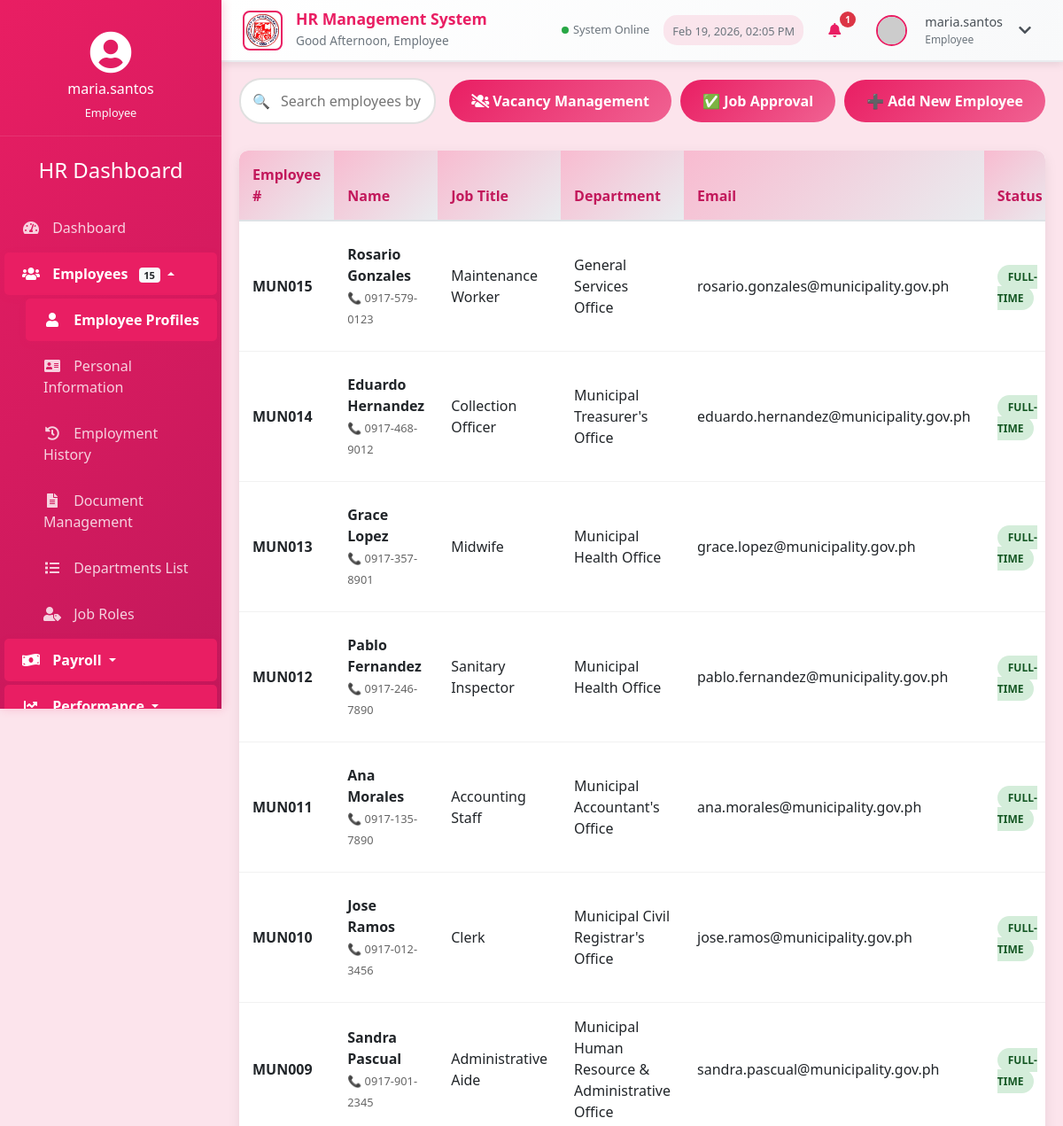
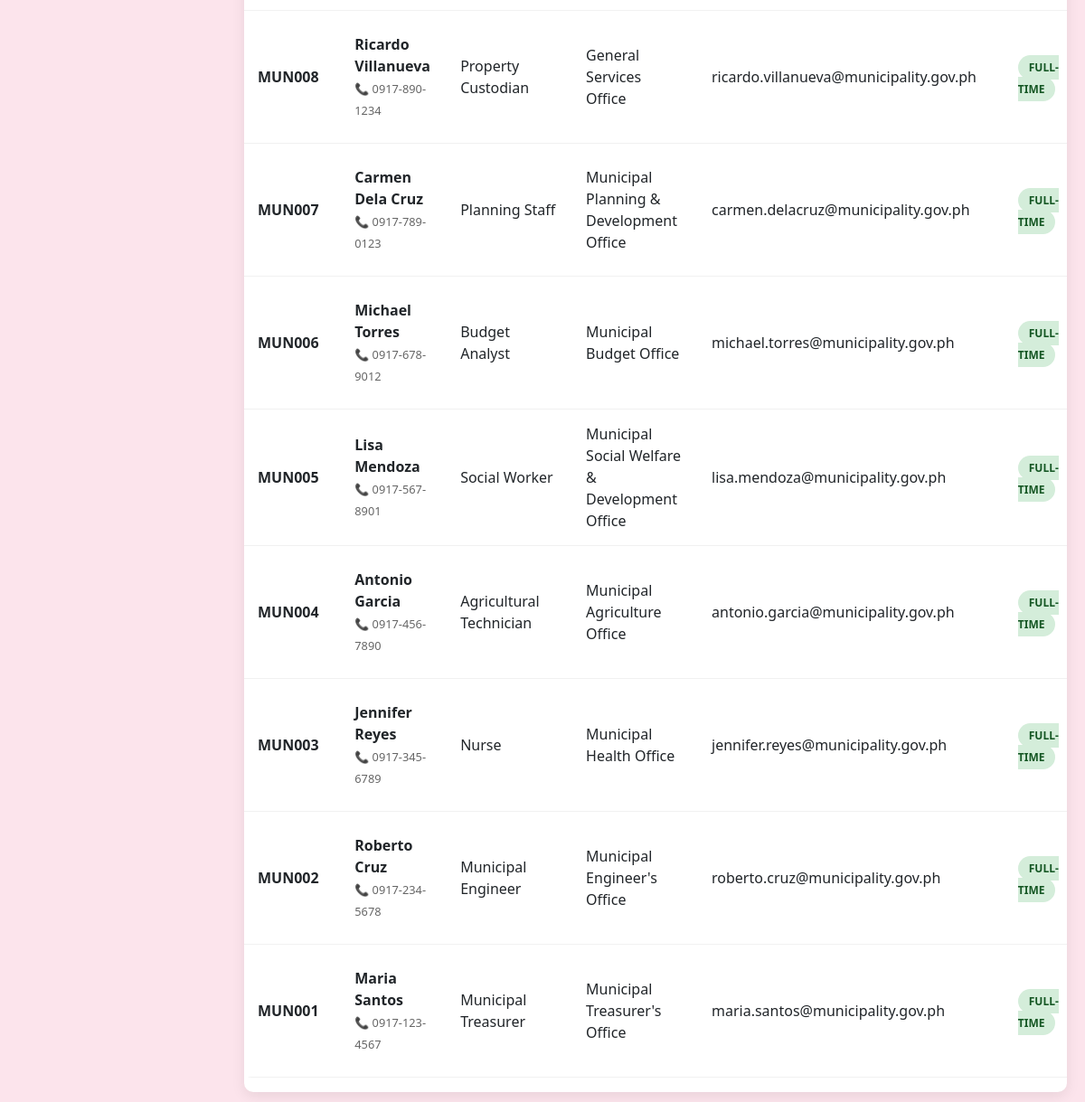
The page /employee_profile.php (signed in) on the database its author committed (2 pictures, top to bottom).
### tables this page shows
CREATE TABLE `employee_profiles` (
  `employee_id` int(11) NOT NULL,
  `personal_info_id` int(11) DEFAULT NULL,
  `job_role_id` int(11) DEFAULT NULL,
  `employee_number` varchar(20) NOT NULL,
  `hire_date` date NOT NULL,
  `employment_status` enum('Full-time','Part-time','Contract','Intern','Terminated') NOT NULL,
  `current_salary` decimal(10,2) NOT NULL,
  `work_email` varchar(100) DEFAULT NULL,
  `work_phone` varchar(20) DEFAULT NULL,
  `location` varchar(100) DEFAULT NULL,
  `remote_work` tinyint(1) DEFAULT 0,
  `created_at` timestamp NOT NULL DEFAULT current_timestamp(),
  `updated_at` timestamp NOT NULL DEFAULT current_timestamp() ON UPDATE current_timestamp()
);

CREATE TABLE `personal_information` (
  `personal_info_id` int(11) NOT NULL,
  `first_name` varchar(50) NOT NULL,
  `last_name` varchar(50) NOT NULL,
  `date_of_birth` date NOT NULL,
  `gender` enum('Male','Female','Non-binary','Prefer not to say') NOT NULL,
  `marital_status` enum('Single','Married','Divorced','Widowed') NOT NULL,
  `nationality` varchar(50) NOT NULL,
  `tax_id` varchar(20) DEFAULT NULL,
  `social_security_number` varchar(20) DEFAULT NULL,
  `pag_ibig_id` varchar(20) DEFAULT NULL,
  `philhealth_id` varchar(20) DEFAULT NULL,
  `phone_number` varchar(20) NOT NULL,
  `emergency_contact_name` varchar(100) DEFAULT NULL,
  `emergency_contact_relationship` varchar(50) DEFAULT NULL,
  `emergency_contact_phone` varchar(20) DEFAULT NULL,
   
  `highest_education_level` enum('Elementary','High School','Vocational/Technical','Associate Degree','Bachelor''s Degree','Master''s Degree','Doctorate','Other') DEFAULT NULL,
  `field_of_study` varchar(100) DEFAULT NULL,
  `institution_name` varchar(150) DEFAULT NULL,
  `graduation_year` year DEFAULT NULL,
  `certifications` text DEFAULT NULL,
  `additional_training` text DEFAULT NULL,
  `created_at` timestamp NOT NULL DEFAULT current_timestamp(),
  `updated_at` timestamp NOT NULL DEFAULT current_timestamp() ON UPDATE current_timestamp()
);

CREATE TABLE `job_roles` (
  `job_role_id` int(11) NOT NULL,
  `title` varchar(100) NOT NULL,
  `description` text NOT NULL,
  `department` varchar(50) NOT NULL,
  `min_salary` decimal(10,2) DEFAULT NULL,
  `max_salary` decimal(10,2) DEFAULT NULL,
  `created_at` timestamp NOT NULL DEFAULT current_timestamp(),
  `updated_at` timestamp NOT NULL DEFAULT current_timestamp() ON UPDATE current_timestamp()
);

### employee_profile.php (the view, shortened to what this page needs)
<?php
$host = 'localhost';
$dbname = 'hr_system';
$username = 'root';
$password = '';
try {
    $pdo = new PDO("mysql:host=$host;dbname=$dbname", $username, $password);
    $pdo->setAttribute(PDO::ATTR_ERRMODE, PDO::ERRMODE_EXCEPTION);
} catch(PDOException $e) {
    die("Connection failed: " . $e->getMessage());
}
$stmt = $pdo->query("
    SELECT
        ep.*,
        CONCAT(pi.first_name, ' ', pi.last_name) as full_name,
        pi.first_name,
        pi.last_name,
        pi.phone_number,
        jr.title as job_title,
        jr.department
    FROM employee_profiles ep
    LEFT JOIN personal_information pi ON ep.personal_info_id = pi.personal_info_id
    LEFT JOIN job_roles jr ON ep.job_role_id = jr.job_role_id
    ORDER BY ep.employee_id DESC
");
$employees = $stmt->fetchAll(PDO::FETCH_ASSOC);
?>
<!DOCTYPE html>
<html lang="en">
<head>
    <link rel="stylesheet" href="https://stackpath.bootstrapcdn.com/bootstrap/4.5.2/css/bootstrap.min.css">
    <link rel="stylesheet" href="https://cdnjs.cloudflare.com/ajax/libs/font-awesome/5.15.1/css/all.min.css">
    <link rel="stylesheet" href="styles.css?v=rose">
</head>
<body>
    <div class="container-fluid">
        <?php include 'navigation.php'; ?>
        <div class="row">
            <?php include 'sidebar.php'; ?>
                        <div class="main-content">
                <h2 class="section-title">Employee Profile Management</h2>
                <div class="content">
                        <div class="controls">
                            <div class="search-box">
                                <span class="search-icon">🔍</span>
                                <input type="text" id="searchInput" placeholder="Search employees by name, email, or employee number...">
                            </div>
                            <div style="display: flex; gap: 10px;">
                                <button class="btn btn-primary" onclick="window.location.href='vacancy_management.php'">
                                    <i class="fas fa-users-slash mr-1"></i>Vacancy Management
                                </button>
                                <button class="btn btn-primary" onclick="window.location.href='job_approval.php'">
                                    ✅ Job Approval
                                </button>
                                <button class="btn btn-primary" onclick="openModal('add')">
                                    ➕ Add New Employee
                                </button>
                            </div>
                        </div>
                        <div class="table-container">
                            <table class="table" id="employeeTable">
                                <thead>
                                    <tr>
                                        <th>Employee #</th>
                                        <th>Name</th>
                                        <th>Job Title</th>
                                        <th>Department</th>
                                        <th>Email</th>
                                        <th>Status</th>
                                    </tr>
                                </thead>
                                <tbody id="employeeTableBody">
                                    <?php foreach ($employees as $employee): ?>
                                    <tr>
                                        <td><strong><?= htmlspecialchars($employee['employee_number']) ?></strong></td>
                                        <td>
                                            <div>
                                                <strong><?= htmlspecialchars($employee['full_name']) ?></strong><br>
                                                <small style="color: #666;">📞 <?= htmlspecialchars($employee['phone_number']) ?></small>
                                            </div>
                                        </td>
                                        <td><?= htmlspecialchars($employee['job_title']) ?></td>
                                        <td><?= htmlspecialchars($employee['department']) ?></td>
                                        <td><?= htmlspecialchars($employee['work_email']) ?></td>
                                        <td>
                                            <span class="status-badge status-<?= strtolower($employee['employment_status']) === 'full-time' ? 'active' : 'inactive' ?>">
                                                <?= htmlspecialchars($employee['employment_status']) ?>
                                            </span>
                                        </td>
                                    </tr>
                                    <?php endforeach; ?>
                                </tbody>
                            </table>
                        </div>
                    </div>
                </div>
            </div>
        </div>
</body>
</html>

### styles.css (style rules this page uses)
:root { --primary-color: #E91E63; --primary-dark: #C2185B; --primary-light: #F06292; --primary-lighter: #F8BBD0; --secondary-color: #00B4D8; --secondary-dark: #0096C7; --secondary-light: #48CAE4; --white: #FFFFFF; --light-gray: #F8F9FA; --gray: #6C757D; --dark-gray: #343A40; --black: #000000; --bg-primary: #FCE4EC; --bg-secondary: #F8BBD0; --bg-card: #FFFFFF; --text-primary: #1A1A1A; --text-secondary: #4A4A4A; --text-muted: #6C757D; --text-white: #FFFFFF; --success: #28A745; --warning: #FFC107; --danger: #DC3545; --info: #17A2B8; --border-light: #F8BBD0; --border-medium: #F48FB1; --border-dark: #F06292; --shadow-light: rgba(233, 30, 99, 0.1); --shadow-medium: rgba(233, 30, 99, 0.2); --shadow-dark: rgba(233, 30, 99, 0.3); }
body { font-family: 'Segoe UI', Tahoma, Geneva, Verdana, sans-serif; background-color: var(--bg-primary); color: var(--text-primary); margin: 0; padding: 0; }
.btn-primary { background: linear-gradient(135deg, var(--primary-color) 0%, var(--primary-dark) 100%); border: none; color: var(--text-white); padding: 10px 20px; border-radius: 6px; font-weight: 500; transition: all 0.3s; }
.table { background-color: var(--bg-card); border-radius: 8px; overflow: hidden; }
.table th { background: linear-gradient(135deg, var(--primary-color) 0%, var(--primary-dark) 100%); color: var(--text-white); border: none; font-weight: 600; padding: 12px 15px; }
.table td { padding: 12px 15px; border-color: var(--border-light); vertical-align: middle; }
.main-content { margin-left: 250px; padding: 90px 20px 20px; transition: margin-left 0.3s; width: calc(100% - 250px); }

### employee_profile.php (style rules this page uses)
:root { --azure-blue: #E91E63; --azure-blue-light: #F06292; --azure-blue-dark: #C2185B; --azure-blue-lighter: #F8BBD0; --azure-blue-pale: #FCE4EC; }
.section-title { color: var(--azure-blue); margin-bottom: 30px; font-weight: 600; }
.container-fluid { padding: 0; }
.row { margin-right: 0; margin-left: 0; }
body { background: var(--azure-blue-pale); }
.main-content { background: var(--azure-blue-pale); padding: 20px; }
.controls { display: flex; justify-content: space-between; align-items: center; margin-bottom: 30px; flex-wrap: wrap; gap: 15px; }
.search-box { position: relative; flex: 1; max-width: 400px; }
.search-box input { width: 100%; padding: 12px 15px 12px 45px; border: 2px solid #e0e0e0; border-radius: 25px; font-size: 16px; transition: all 0.3s ease; }
.search-icon { position: absolute; left: 15px; top: 50%; transform: translateY(-50%); color: #666; }
.btn { padding: 12px 25px; border: none; border-radius: 25px; font-size: 16px; font-weight: 600; cursor: pointer; transition: all 0.3s ease; text-decoration: none; display: inline-block; }
.btn-primary { background: linear-gradient(135deg, var(--azure-blue) 0%, var(--azure-blue-light) 100%); color: white; }
.table-container { background: white; border-radius: 10px; overflow: hidden; box-shadow: 0 5px 15px rgba(0,0,0,0.08); }
.table { width: 100%; border-collapse: collapse; }
.table th { background: linear-gradient(135deg, var(--azure-blue-lighter) 0%, #e9ecef 100%); padding: 15px; text-align: left; font-weight: 600; color: var(--azure-blue-dark); border-bottom: 2px solid #dee2e6; }
.table td { padding: 15px; border-bottom: 1px solid #f1f1f1; vertical-align: middle; }
.status-badge { padding: 5px 12px; border-radius: 20px; font-size: 12px; font-weight: 600; text-transform: uppercase; }
.status-active { background: #d4edda; color: #155724; }

### rows shown on the page
employee_profiles: employee_number "MUN015", full_name "Rosario Gonzales", personal_info.phone_number "0917-579-0123", job_role.title "Maintenance Worker", job_role.department "General Services Office", work_email "rosario.gonzales@municipality.gov.ph", employment_status "FULL-TIME"
employee_profiles: employee_number "MUN014", full_name "Eduardo Hernandez", personal_info.phone_number "0917-468-9012", job_role.title "Collection Officer", job_role.department "Municipal Treasurer's Office", work_email "eduardo.hernandez@municipality.gov.ph", employment_status "FULL-TIME"
employee_profiles: employee_number "MUN013", full_name "Grace Lopez", personal_info.phone_number "0917-357-8901", job_role.title "Midwife", job_role.department "Municipal Health Office", work_email "grace.lopez@municipality.gov.ph", employment_status "FULL-TIME"
employee_profiles: employee_number "MUN012", full_name "Pablo Fernandez", personal_info.phone_number "0917-246-7890", job_role.title "Sanitary Inspector", job_role.department "Municipal Health Office", work_email "pablo.fernandez@municipality.gov.ph", employment_status "FULL-TIME"
employee_profiles: employee_number "MUN011", full_name "Ana Morales", personal_info.phone_number "0917-135-7890", job_role.title "Accounting Staff", job_role.department "Municipal Accountant's Office", work_email "ana.morales@municipality.gov.ph", employment_status "FULL-TIME"
employee_profiles: employee_number "MUN010", full_name "Jose Ramos", personal_info.phone_number "0917-012-3456", job_role.title "Clerk", job_role.department "Municipal Civil Registrar's Office", work_email "jose.ramos@municipality.gov.ph", employment_status "FULL-TIME"
employee_profiles: employee_number "MUN009", full_name "Sandra Pascual", personal_info.phone_number "0917-901-2345", job_role.title "Administrative Aide", job_role.department "Municipal Human Resource & Administrative Office", work_email "sandra.pascual@municipality.gov.ph", employment_status "FULL-TIME"
employee_profiles: employee_number "MUN008", full_name "Ricardo Villanueva", personal_info.phone_number "0917-890-1234", job_role.title "Property Custodian", job_role.department "General Services Office", work_email "ricardo.villanueva@municipality.gov.ph", employment_status "FULL-TIME"
employee_profiles: employee_number "MUN007", full_name "Carmen Dela Cruz", personal_info.phone_number "0917-789-0123", job_role.title "Planning Staff", job_role.department "Municipal Planning & Development Office", work_email "carmen.delacruz@municipality.gov.ph", employment_status "FULL-TIME"
employee_profiles: employee_number "MUN006", full_name "Michael Torres", personal_info.phone_number "0917-678-9012", job_role.title "Budget Analyst", job_role.department "Municipal Budget Office", work_email "michael.torres@municipality.gov.ph", employment_status "FULL-TIME"
employee_profiles: employee_number "MUN005", full_name "Lisa Mendoza", personal_info.phone_number "0917-567-8901", job_role.title "Social Worker", job_role.department "Municipal Social Welfare & Development Office", work_email "lisa.mendoza@municipality.gov.ph", employment_status "FULL-TIME"
employee_profiles: employee_number "MUN004", full_name "Antonio Garcia", personal_info.phone_number "0917-456-7890", job_role.title "Agricultural Technician", job_role.department "Municipal Agriculture Office", work_email "antonio.garcia@municipality.gov.ph", employment_status "FULL-TIME"
employee_profiles: employee_number "MUN003", full_name "Jennifer Reyes", personal_info.phone_number "0917-345-6789", job_role.title "Nurse", job_role.department "Municipal Health Office", work_email "jennifer.reyes@municipality.gov.ph", employment_status "FULL-TIME"
employee_profiles: employee_number "MUN002", full_name "Roberto Cruz", personal_info.phone_number "0917-234-5678", job_role.title "Municipal Engineer", job_role.department "Municipal Engineer's Office", work_email "roberto.cruz@municipality.gov.ph", employment_status "FULL-TIME"
employee_profiles: employee_number "MUN001", full_name "Maria Santos", personal_info.phone_number "0917-123-4567", job_role.title "Municipal Treasurer", job_role.department "Municipal Treasurer's Office", work_email "maria.santos@municipality.gov.ph", employment_status "FULL-TIME"

### other values the page prints
$role_display "Employee"
$notification_count "1"
$_SESSION['username'] "maria.santos"
$_SESSION['role'] "Employee"
$username "maria.santos"
$user_role "Employee"
$sidebar_stats['employees'] "15"
